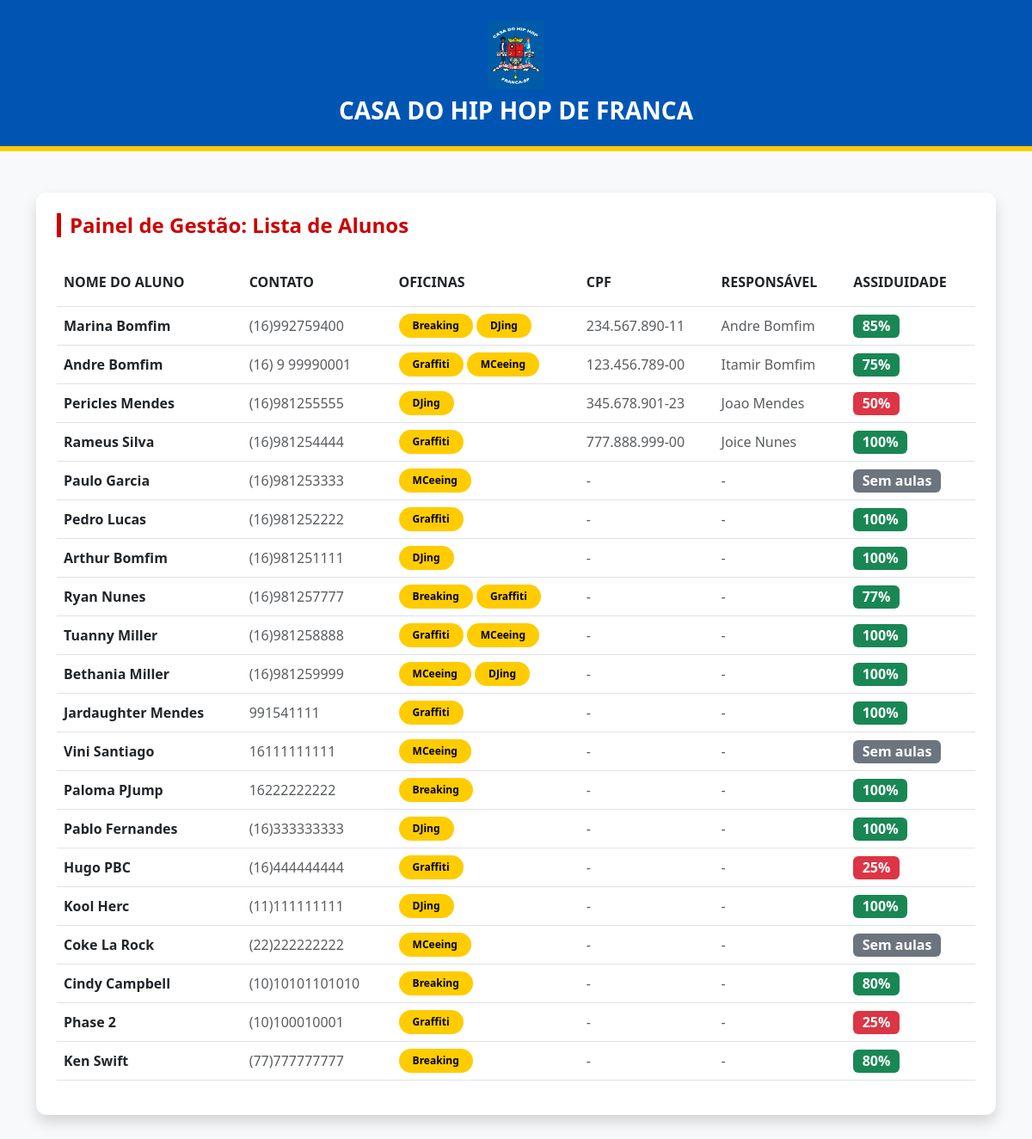
Page /alunos/ on the committed database.
### gestao/models.py (models this page shows, shortened)
class Aluno(models.Model):
    nome = models.CharField(max_length=100)
    email = models.EmailField(blank=True, null=True)
    telefone = models.CharField(max_length=15)
    data_cadastro = models.DateTimeField(auto_now_add=True)
    oficinas = models.ManyToManyField(Oficina)
    cpf = models.CharField(max_length=14, blank=True, null=True)
    nome_responsavel = models.CharField(max_length=100, blank=True, null=True)
    @property
    def percentual_frequencia(self):
        total_aulas = self.presenca_set.count()
        if total_aulas == 0:
            return 0  # Evita erro de divisão por zero se o aluno for novo
        presencas = self.presenca_set.filter(presente=True).count()
        return int((presencas / total_aulas) * 100)

class Oficina(models.Model):
    nome = models.CharField(max_length=100)
    professor = models.CharField(max_length=100)

### gestao/views.py (the view)
# urls.py: path('alunos/', AlunoListView.as_view(), name='lista_alunos'),
class AlunoListView(ListView):
    model = Aluno
    template_name = 'gestao/lista_alunos.html'
    context_object_name = 'alunos'

### gestao/templates/gestao/lista_alunos.html (shortened to what this page needs)
{% load static %}
<!DOCTYPE html>
<html lang="pt-br">
<head>
    <link href="https://cdn.jsdelivr.net/npm/bootstrap@5.3.0/dist/css/bootstrap.min.css" rel="stylesheet">
</head>
<body class="bg-light">
<div class="cor-azul-hiphop text-center py-4" style="border-bottom: 6px solid #ffcc00;">
    <img src="{% static 'gestao/images/logo.jpg' %}" alt="Logo Casa do Hip Hop" height="80" class="mb-2">
    <h3 class="fw-bold mb-0 text-white">CASA DO HIP HOP DE FRANCA</h3>
</div>
<div class="container mt-5">
    <div class="card shadow border-0 p-4 mb-5 bg-white" style="border-radius: 12px;">
        <h4 class="titulo-painel mb-4">Painel de Gestão: Lista de Alunos</h4>
        <table class="table table-hover align-middle">
            <thead class="cor-azul-hiphop">
                <tr>
                    <th class="py-3">NOME DO ALUNO</th>
                    <th class="py-3">CONTATO</th>
                    <th class="py-3">OFICINAS</th>
                    <th class="py-3">CPF</th>
                    <th class="py-3">RESPONSÁVEL</th>
                    <th class="py-3">ASSIDUIDADE</th>
                </tr>
            </thead>
            <tbody>
                {% for aluno in alunos %}
                <tr>
                    <td class="fw-bold text-dark">{{ aluno.nome }}</td>
                    <td class="text-muted">{{ aluno.telefone }}</td>
                    <td>
                        {% for oficina in aluno.oficinas.all %}
                            <span class="badge cor-amarelo-hiphop rounded-pill px-3 py-2">{{ oficina.nome }}</span>
                        {% empty %}
                            <span class="text-muted">-</span>
                        {% endfor %}
                    </td>
                    <td class="text-muted">{{ aluno.cpf|default_if_none:"-" }}</td>
                    <td class="text-muted">{{ aluno.nome_responsavel|default_if_none:"-" }}</td>
                    <td>
                        {% if aluno.percentual_frequencia >= 75 %}
                            <span class="badge bg-success fs-6">{{ aluno.percentual_frequencia }}%</span>
                        {% elif aluno.percentual_frequencia > 0 %}
                            <span class="badge bg-danger fs-6">{{ aluno.percentual_frequencia }}%</span>
                        {% else %}
                            <span class="badge bg-secondary fs-6">Sem aulas</span>
                        {% endif %}
                    </td>
                </tr>
                {% empty %}
                <tr>
                    <td colspan="6" class="text-center text-muted py-5">Nenhum aluno cadastrado ainda.</td>
                </tr>
                {% endfor %}
            </tbody>
        </table>
    </div>
</div>
</body>
</html>

### gestao/templates/gestao/lista_alunos.html (style rules this page uses)
.cor-azul-hiphop { background-color: #0055b3 !important; color: white; }
.cor-amarelo-hiphop { background-color: #ffcc00 !important; color: black; }
.titulo-painel { border-left: 5px solid #cc0000; padding-left: 10px; color: #cc0000; font-weight: bold; }

### rows in the picture
Aluno: nome "Marina Bomfim", telefone "(16)992759400", cpf "234.567.890-11", nome_responsavel "Andre Bomfim", percentual_frequencia "85"
Oficina: nome "Breaking"
Oficina: nome "DJing"
Aluno: nome "Andre Bomfim", telefone "(16) 9 99990001", cpf "123.456.789-00", nome_responsavel "Itamir Bomfim", percentual_frequencia "75"
Oficina: nome "Graffiti"
Oficina: nome "MCeeing"
Aluno: nome "Pericles Mendes", telefone "(16)981255555", cpf "345.678.901-23", nome_responsavel "Joao Mendes", percentual_frequencia "50"
Aluno: nome "Rameus Silva", telefone "(16)981254444", cpf "777.888.999-00", nome_responsavel "Joice Nunes", percentual_frequencia "100"
Aluno: nome "Paulo Garcia", telefone "(16)981253333", cpf "-", nome_responsavel "-", shows "Sem aulas"
Aluno: nome "Pedro Lucas", telefone "(16)981252222", cpf "-", nome_responsavel "-", percentual_frequencia "100"
Aluno: nome "Arthur Bomfim", telefone "(16)981251111", cpf "-", nome_responsavel "-", percentual_frequencia "100"
Aluno: nome "Ryan Nunes", telefone "(16)981257777", cpf "-", nome_responsavel "-", percentual_frequencia "77"
Aluno: nome "Tuanny Miller", telefone "(16)981258888", cpf "-", nome_responsavel "-", percentual_frequencia "100"
Aluno: nome "Bethania Miller", telefone "(16)981259999", cpf "-", nome_responsavel "-", percentual_frequencia "100"
Aluno: nome "Jardaughter Mendes", telefone "991541111", cpf "-", nome_responsavel "-", percentual_frequencia "100"
Aluno: nome "Vini Santiago", telefone "16111111111", cpf "-", nome_responsavel "-", shows "Sem aulas"
Aluno: nome "Paloma PJump", telefone "16222222222", cpf "-", nome_responsavel "-", percentual_frequencia "100"
Aluno: nome "Pablo Fernandes", telefone "(16)333333333", cpf "-", nome_responsavel "-", percentual_frequencia "100"
Aluno: nome "Hugo PBC", telefone "(16)444444444", cpf "-", nome_responsavel "-", percentual_frequencia "25"
Aluno: nome "Kool Herc", telefone "(11)111111111", cpf "-", nome_responsavel "-", percentual_frequencia "100"
Aluno: nome "Coke La Rock", telefone "(22)222222222", cpf "-", nome_responsavel "-", shows "Sem aulas"
Aluno: nome "Cindy Campbell", telefone "(10)10101101010", cpf "-", nome_responsavel "-", percentual_frequencia "80"
Aluno: nome "Phase 2", telefone "(10)100010001", cpf "-", nome_responsavel "-", percentual_frequencia "25"
Aluno: nome "Ken Swift", telefone "(77)777777777", cpf "-", nome_responsavel "-", percentual_frequencia "80"
